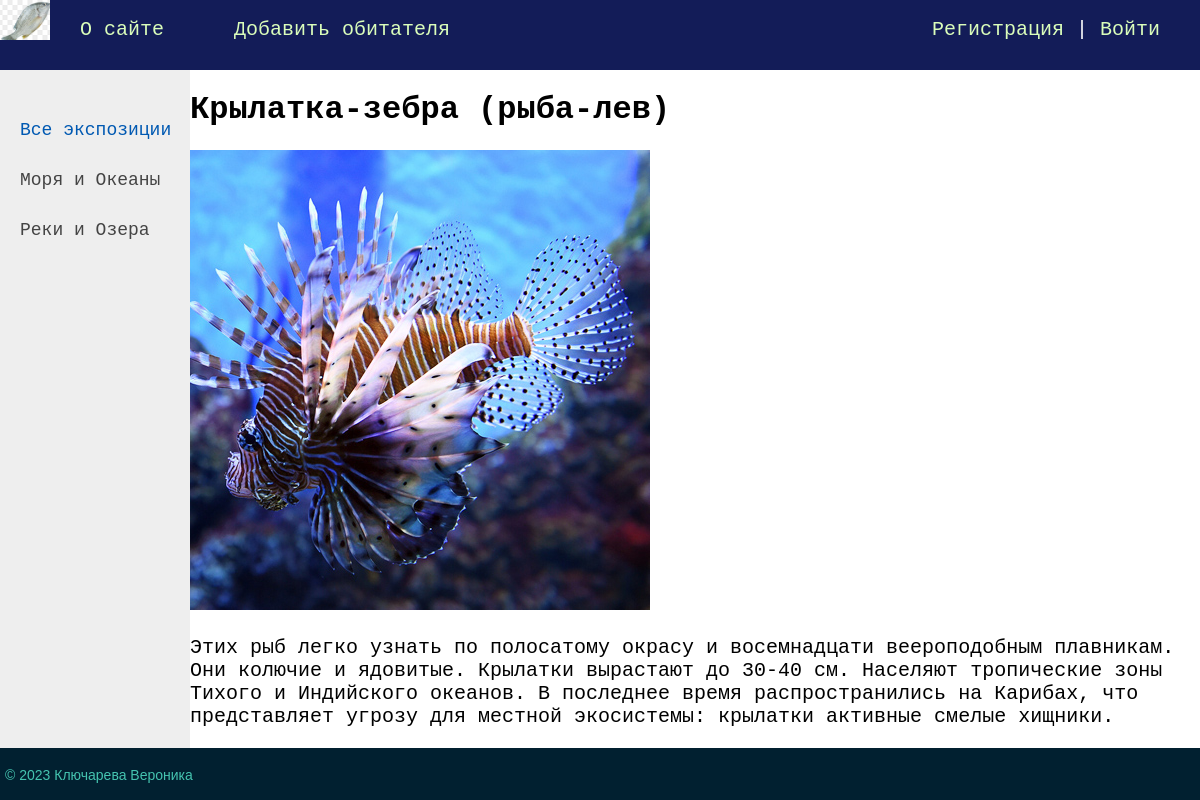
/post/krylatka-zebra-ryba-lev/, run on the app's committed database.
### website/models.py (models this page shows, shortened)
class Category(models.Model):
    name = models.CharField(max_length=100, db_index=True, verbose_name="Экспозиция")
    slug = models.SlugField(max_length=255, unique=True, db_index=True, verbose_name="URL")
    def get_absolute_url(self):
        return reverse('category', kwargs={'cat_slug': self.slug})
    class Meta:
        verbose_name = 'Экспозиция'
        verbose_name_plural = 'Экспозиции'
        ordering = ['id']

class Fish(models.Model):
    title = models.CharField(max_length=255, verbose_name="Заголовок")
    slug = models.SlugField(max_length=255, unique=True, db_index=True, verbose_name="URL")
    content = models.TextField(blank=True, verbose_name="Текст статьи")
    photo = models.ImageField(upload_to="photos/%Y/%m/%d/", verbose_name="Фото")
    time_create = models.DateTimeField(auto_now_add=True, verbose_name="Время создания")
    time_update = models.DateTimeField(auto_now=True, verbose_name="Время изменения")
    is_published = models.BooleanField(default=True, verbose_name="Публикация")
    cat = models.ForeignKey('Category', on_delete=models.PROTECT, verbose_name="Экспозиция")
    def __str__(self):
        return self.title
    class Meta:
        verbose_name = 'Жители океанариума'
        verbose_name_plural = 'Жители океанариума'
        ordering = ['id']

### website/views.py (the view)
# urls.py: path('post/<slug:post_slug>/', ShowPost.as_view(), name='post'),
class ShowPost(DataMixin, DetailView):
    model = Fish
    template_name = 'fish/post.html'
    slug_url_kwarg = 'post_slug'
    context_object_name = 'post'
    def get_context_data(self, *, object_list=None, **kwargs):
        context = super().get_context_data(**kwargs)
        c_def = self.get_user_context(title=context['post'])
        return dict(list(context.items()) + list(c_def.items()))

### website/utils.py (called while the page is built)
    def get_user_context(self, **kwargs):
        context = kwargs
        cats = Category.objects.annotate(Count('fish'))
        user_menu = menu.copy()
        if not self.request.user.is_authenticated:
            user_menu.pop(1)
        context['menu'] = user_menu
        context['cats'] = cats
        if 'cat_selected' not in context:
            context['cat_selected'] = 0
        return context

### website/templates/fish/post.html
{% extends 'fish/base.html' %}
{% block content %}
<h1>{{post.title}}</h1>
{% if post.photo %}
<p><img class="img-main" src="{{post.photo.url}}"></p>
{% endif %}
{{post.content|linebreaks}}
{% endblock %}

### website/templates/fish/base.html (shortened to what this page needs)
{% load static %}
<!DOCTYPE html>
<html>
<head>
	<link type="text/css" href="{% static 'fish/css/styles1.css' %}" rel="stylesheet" />
</head>
<body>
<table class="table-page" border=0 cellpadding="0" cellspacing="0">
<tr><td valign=top>
{% block mainmenu %}
		<div class="header">
			<ul id="mainmenu" class="mainmenu">
			<li class="logo"><a href="{% url 'home' %}"><div class="logo"></div></a></li>
{% for m in menu %}
			<li><a href="{% url m.url_name %}">{{m.title}}</a></li>
{% endfor %}
				{% if request.user.is_authenticated %}
				<li class="last"> {{user.username}} | <a href="{% url 'logout' %}">Выйти</a></li>
				{% else %}
				<li class="last"><a href="{% url 'register' %}">Регистрация</a> | <a href="{% url 'login' %}">Войти</a></li>
				{% endif %}
			</ul>
		</div>
{% endblock mainmenu %}
<table class="table-content" border=0 cellpadding="0" cellspacing="0">
<tr>
	<td valign="top" class="left-chapters">
	<ul id="leftchapters">
{% if cat_selected == 0 %}
		<li class="selected">Все экспозиции</li>
{% else %}
		<li><a href="{% url 'home' %}">Все экспозиции</a></li>
{% endif %}
{% for c in cats %}
{% if c.fish__count > 0 %}
	{% if c.pk == cat_selected %}
		<li class="selected">{{c.name}}</li>
	{% else %}
		<li><a href="{{ c.get_absolute_url }}">{{c.name}}</a></li>
	{% endif %}
{% endif %}
{% endfor %}
	</ul>
</td>
<td valign="top" class="content">
	<div class="content-text">
{% block content %}
{% endblock %}
	</div>
</td></tr></table>
</td></tr>
<tr><td valign=top>
	<div id="footer">
		<p>&copy; 2023 Ключарева Вероника</p>
	</div>
</td></tr></table>
</body>
</html>

### website/static/fish/css/styles1.css (style rules this page uses)
html, body { font-family: 'Courier New'; margin: 0; padding: 0; height: 100%; width: 100%; color: #444; }
a { color: #0059b2; text-decoration: none; }
img { max-width: 600px; height: auto; }
.table-page { width: 100%; height: 100%; vertical-align: top; }
.table-page tr { height: 100%; }
.header { background: #131c58; height: 70px; }
.logo { background: url('../images/logo.jpg'); width: 50px; height: 50px; background-repeat: no-repeat; background-size: cover; background-position: center; }
ul.mainmenu { list-style: none; margin: 0; padding: 0; height: 40px; color: #fcfcfc; font-size: 20px; overflow: hidden; }
ul.mainmenu li { float: left; margin: 18px 40px 0 30px; }
ul.mainmenu li.logo { margin: 0; }
ul.mainmenu li.last { float: right; }
ul.mainmenu li a { color: #DAFDBA; text-decoration: none; }
.table-content { width: 100%; min-height: 100%; height: 100%; }
.left-chapters { margin: 0; background: #eee; min-height: 100%; }
.left-chapters ul { width: 160px; min-height: 100%; margin: 0; padding: 20px 10px 10px 20px; list-style: none; font-size: 18px; }
.left-chapters ul li { margin: 30px 0 0 0; color: #999; }
.left-chapters ul li.selected { color: #0059b2; }
.left-chapters ul li a { color: #444; text-decoration: none; }
.content { background: #eee padding: 40px 20px 20px 40px; width: 100%; box-sizing: border-box; }
.content-text { background: #eee margin: 60px 0 0 30px; color: #000; font-size: 20px; font-family: Courier New; }
.content-text h1 { font-size: 32px; }
#footer { box-sizing: border-box; background: #012030; padding: 5px; color: #45C4B0; font-size: 14px; font-family: Verdana, Geneva, Arial, Helvetica; text-align: left; overflow: hidden; }

### data on the page
Category: name "Моря и Океаны"
Category: name "Реки и Озера"
Fish: title "Крылатка-зебра (рыба-лев)", photo (picture), content "Этих рыб легко узнать по полосатому окрасу и восемнадцати веероподобным плавникам. Они колючие и ядовитые. Крылатки вырастают до 30-40 см. Населяют тропические зоны Тихого и Индийского океанов. В последнее время распространились на Карибах, что представляет угрозу для местной экосистемы: крылатки активные смелые хищники."

### other printed values
{{ m.title }} "О сайте" "Добавить обитателя"
